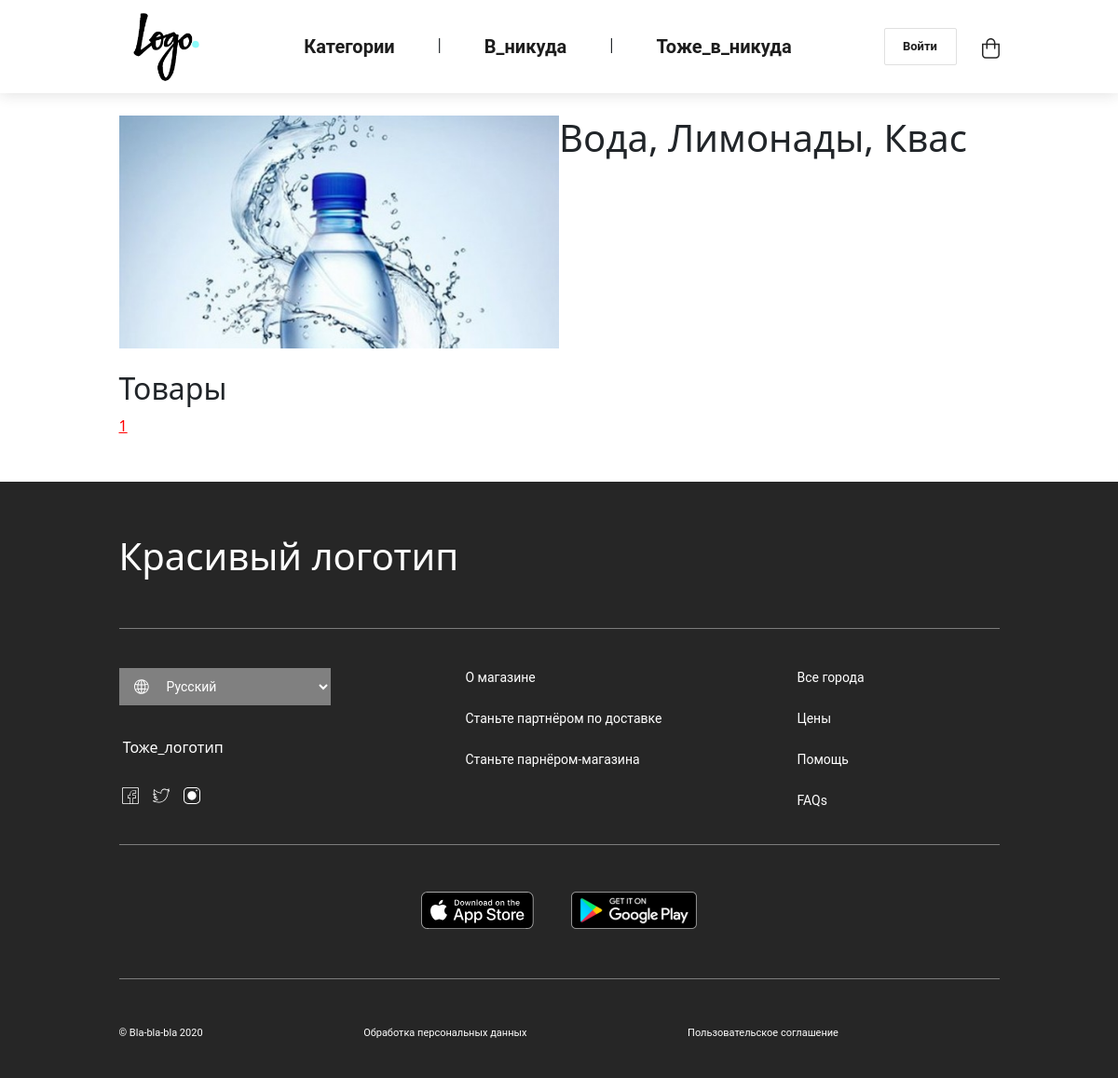
Page /category/water on the earlier database version.
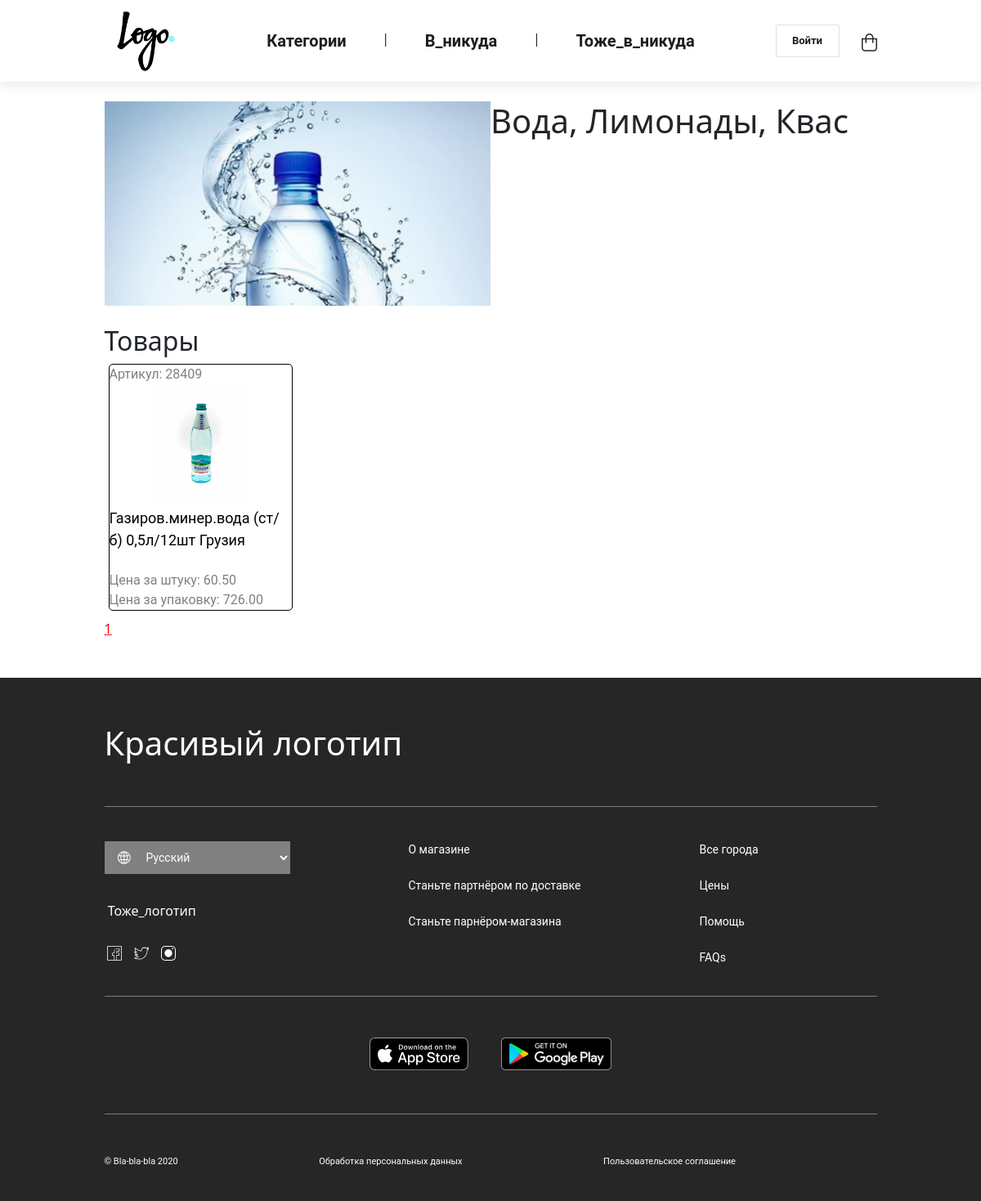
Same page on the later database version.
### main/models.py (models this page shows, shortened)
class Product(models.Model):
    title = models.CharField(max_length=150, verbose_name='Название')
    article = models.IntegerField(verbose_name='Артикул', unique=True)
    description = models.TextField(verbose_name='Описание', blank=True)
    category = models.ForeignKey(Category, on_delete=models.CASCADE, verbose_name='Категория')
    main_image = models.ImageField(verbose_name='Главное изображение', upload_to='product_photo/', blank=True)
    price_unit = models.DecimalField(max_digits=9, decimal_places=2, verbose_name='Цена за штуку')
    price_pack = models.DecimalField(max_digits=9, decimal_places=2, verbose_name='Цена за упаковку', blank=True)
    created_at = models.DateTimeField(auto_now_add=True, verbose_name='Дата добавления')
    update_at = models.DateTimeField(auto_now=True, verbose_name='Дата обновления')
    is_published = models.BooleanField(default=True, verbose_name='Публикация')
    views = models.IntegerField(default=0, verbose_name='Кол-во просмотров')
    class Meta:
        verbose_name = "Товар"
        verbose_name_plural = "Товары"
        ordering = ['-views']

### main/views.py (the view)
# urls.py: path('category/', categories, name='categories'),
def category(request, slug):
    category = Category.objects.get(slug=slug)
    all_products = Product.objects.filter(category=category, is_published=True)
    if request.GET.get('page') == None:
        category.views = F('views') + 1
    category.save()
    paginator = Paginator(all_products, 4)
    page_num = request.GET.get('page', 1)
    page_obj = paginator.get_page(page_num)
    context = {'category': category, 'page_obj': page_obj}
    return render(request, 'main/category.html', context)

### main/templates/main/category.html (shortened to what this page needs)
{% extends "base.html" %}
{% load static %}
{% block for_connect_another %}<link rel="stylesheet" href="{% static 'main/css/caregory.css' %}">{% endblock%}
{% block content %}
<div class="category_title">
    <img src="{{ category.photo.url }}" alt="">
    <h1>{{category.title}}</h1>
</div>
<br>
<h2>Товары</h2>
<div class="category_products">
    {% for product in page_obj %}
        <div class="category_product">
            <div class="articl">Артикул: {{ product.article }}</div>
            <a href="/product/{{ product.pk }}">
                <div class="product_img"><img src="{{ product.main_image.url }}" alt=""></div>
                <div class="product_title">{{product.title}}</div>
            </a>
            <br>
            <div class="prices">
                <div>Цена за штуку: {{ product.price_unit }}</div>
                <div>Цена за упаковку: {{ product.price_pack }}</div>
            </div>
        </div>
    {% endfor %}
</div>
<div>
    {% for i in page_obj.paginator.page_range %}
      {% if i == page_obj.number %}
        <a href="?page={{ i }}" style=color:red;>{{ i }}</a>
      {% elif i > page_obj.number|add:-3 and i < page_obj.number|add:3 %}
        <a href="?page={{ i }}" style=color:green;>{{ i }}</a>
      {% endif %}
    {% endfor %}
  </div>
{% endblock%}

Differences in the rows shown:
added Product: article "28409", main_image (picture), title "Газиров.минер.вода (ст/б) 0,5л/12шт Грузия", price_unit "60.50", price_pack "726.00"
